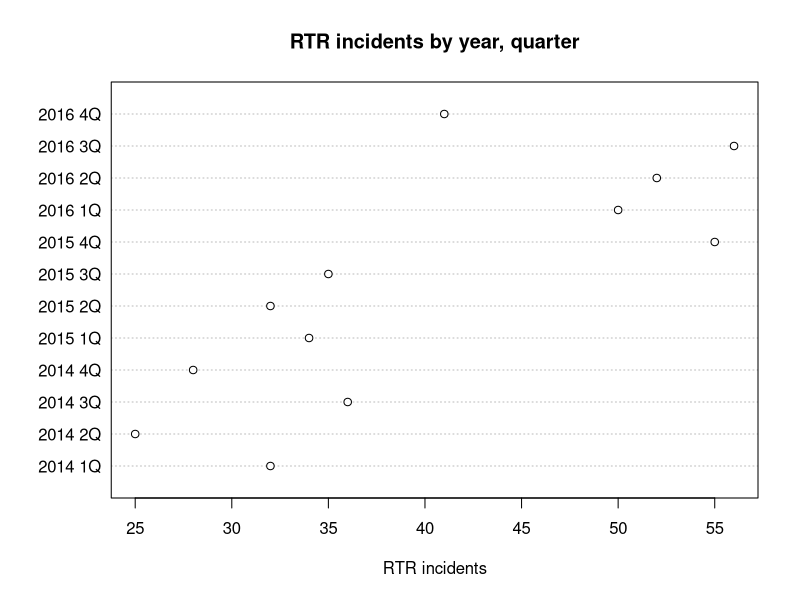
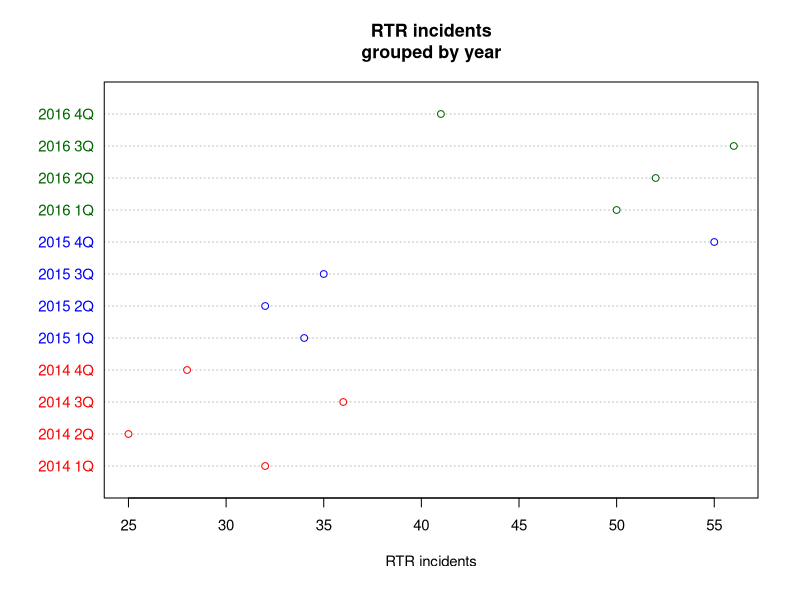

Recreate these plots in R, in order.
# The code in this file is described 
# in the pdf and html files of the same name

library(readr)
df <- read_csv("dfCrime.csv")

summary(df)

# simple dot plot
dotchart(df$Total_RTR,labels=df$Year_Quarter,
         main="RTR incidents by year, quarter",
         xlab="RTR incidents")

# Assign colors to new column "color" based on year
df$color[df$year==2014] <- "red" 
df$color[df$year==2015] <- "blue" 
df$color[df$year==2016] <- "darkgreen"

# plot
dotchart(df$Total_RTR,labels=df$Year_Quarter,cex=.9,
         main="RTR incidents\ngrouped by year",
         xlab="RTR incidents", 
         color=df$color)
